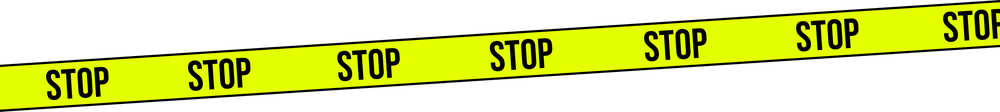
#> input picture Assets/ART/Transition/Open Minigame 1/OM1_Line1.png, 1000 x 112 px, shrunk from 8192 x 920 before the run
$ python measure_tapes.py
#> lines starting #> are read from the running program, lines starting #| are printed output that depends on the picture; long printed decimals are rounded
"""Measures the tapes of a mini game cut-in, for their lettering to slide along them (TapeScroll):
which way each tape runs (a unit step along it, in picture pixels, x to the right and y up, pointing
right), how far apart its pattern repeats along it (one STOP to the next, one stripe to the next),
so sliding it by exactly that much loops without a seam, and the picture's size those pixels are
counted in. Writes them to a .json beside the art.

The way along is the line through the tape's middle in each column; the repeat is the strongest
echo of the colours sampled along that line.

usage: python Tools/TransitionArt/measure_tapes.py [art folder] [tape.png ...]
(defaults: the lineup cut-in's OM1_Line1.png to OM1_Line4.png; the .json is named after the first
tape's prefix: OM1_Line1.png -> OM1_Tapes.json)
Needs numpy and Pillow.
"""
import json
import os
import sys

import numpy as np
from PIL import Image

ROOT = os.path.abspath(os.path.join(os.path.dirname(__file__), "..", ".."))
ART = os.path.join(ROOT, "Assets", "ART", "Transition", "Open Minigame 1")
TAPES = ["OM1_Line1.png", "OM1_Line2.png", "OM1_Line3.png", "OM1_Line4.png"]
# Repeats shorter than this (pixels) are taken for the texture's grain, not its pattern.
SHORTEST = 120


def measure(path):
    picture = np.asarray(Image.open(path).convert("RGBA")).astype(np.float64) / 255
    alpha = picture[..., 3]
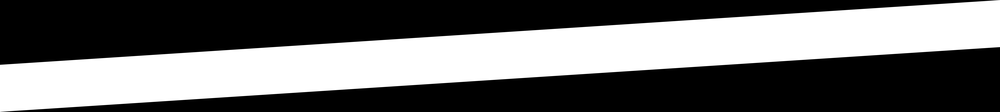
#> alpha: shape (112, 1000) float64; min 0, max 1, mean 0.42
    rows = np.arange(alpha.shape[0])[:, None]
#> rows = 112 values from 0 to 111
    weight = alpha.sum(axis=0)
#> weight = 1000 values, max 47.16 at index 0, min 47.04 at index 19, mean 47.07
    columns = np.where(weight > 2)[0]
#> columns = 1000 values from 0 to 999
    middle = (alpha * rows).sum(axis=0)[columns] / weight[columns]
#> middle = 1000 values, max 87.81 at index 0, min 23.14 at index 999, mean 55.46
    # The tape's cut ends lean the line; only its middle stretch is fitted.
    span = columns[-1] - columns[0]
#> span = 999
    fitted = (columns > columns[0] + span * 0.1) & (columns < columns[-1] - span * 0.1)
    slope, offset = np.polyfit(columns[fitted], middle[fitted], 1)
#> slope = -0.0647; offset = 87.78

    # One step along the tape, pointing right; y up as in the shader.
    step = np.array([1.0, -slope]) / np.hypot(1.0, slope)
#> step = [0.998, 0.0646]

    # The colours along the middle line, a pixel apart.
    length = int((columns[-1] - columns[0]) / step[0])
#> length = 1001
    xs = columns[0] + np.arange(length) * step[0]
#> xs = 1001 values from 0 to 997.9
    ys = offset + slope * xs
#> ys = 1001 values, max 87.78 at index 0, min 23.2 at index 1000, mean 55.49
    inside = (xs >= 0) & (xs < alpha.shape[1] - 1) & (ys >= 0) & (ys < alpha.shape[0] - 1)
    xs, ys = xs[inside].astype(int), ys[inside].astype(int)
#> xs = 1001 values from 0 to 997; ys = 1001 values, max 87 at index 0, min 23 at index 988, mean 54.99
    shade = picture[ys, xs, :3].mean(axis=1)
#> shade = 1001 values, max 0.652 at index 208, min 0 at index 52, mean 0.487
    shade -= shade.mean()
#> shade = 1001 values, max 0.165 at index 208, min -0.487 at index 52, mean 6.57e-17

    echo = np.correlate(shade, shade, mode="full")[len(shade) - 1:]
#> echo = 1001 values, max 64.95 at index 0, min -19.11 at index 67, mean 0.0324
    echo /= echo[0]
#> echo = 1001 values, max 1 at index 0, min -0.294 at index 67, mean 0.0005
    lags = np.arange(len(echo))
#> lags = 1001 values from 0 to 1000
    usable = (lags >= SHORTEST) & (lags < len(echo) // 2)
    period = int(lags[usable][np.argmax(echo[usable])])
#> period = 152
    return {"direction": [round(float(step[0]), 5), round(float(step[1]), 5)], "period": period,
            "size": [alpha.shape[1], alpha.shape[0]], "echo": round(float(echo[period]), 3)}


def main():
    folder = sys.argv[1] if len(sys.argv) > 1 else ART
    names = sys.argv[2:] or TAPES
    found = {name: measure(os.path.join(folder, name)) for name in names}
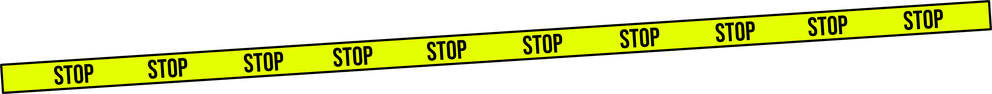
#> input picture Assets/ART/Transition/Open Minigame 1/OM1_Line2.png, 992 x 94 px, shrunk from 8126 x 773 before the run
#> in measure (call 2), `alpha = picture[..., 3]`:
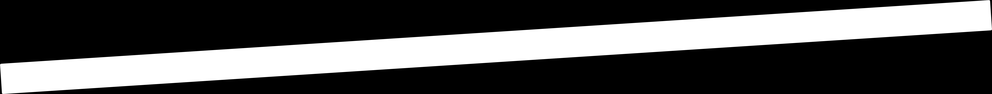
#> alpha: shape (94, 992) float64; min 0, max 1, mean 0.323
#> in measure (call 2), `weight = alpha.sum(axis=0)`: weight = 992 values, max 30.44 at index 978, min 7.79 at index 0, mean 30.32
#> in measure (call 2), `columns = np.where(weight > 2)[0]`: columns = 992 values from 0 to 991
#> in measure (call 2), `middle = (alpha * rows).sum(axis=0)[columns] / weight[columns]`: middle = 992 values, max 78.24 at index 3, min 14.84 at index 988, mean 46.55
#> in measure (call 2), `span = columns[-1] - columns[0]`: span = 991
#> in measure (call 2), `slope, offset = np.polyfit(columns[fitted], middle[fitted], 1)`: slope = -0.0644; offset = 78.47
#> in measure (call 2), `step = np.array([1.0, -slope]) / np.hypot(1.0, slope)`: step = [0.998, 0.0643]
#> in measure (call 2), `length = int((columns[-1] - columns[0]) / step[0])`: length = 993
#> in measure (call 2), `xs = columns[0] + np.arange(length) * step[0]`: xs = 993 values from 0 to 989.9
#> in measure (call 2), `ys = offset + slope * xs`: ys = 993 values, max 78.47 at index 0, min 14.7 at index 992, mean 46.58
#> in measure (call 2), `xs, ys = xs[inside].astype(int), ys[inside].astype(int)`: xs = 993 values from 0 to 989; ys = 993 values, max 78 at index 0, min 14 at index 988, mean 46.08
#> in measure (call 2), `shade = picture[ys, xs, :3].mean(axis=1)`: shade = 993 values, max 0.667 at index 274, min 0 at index 0, mean 0.496
#> in measure (call 2), `shade -= shade.mean()`: shade = 993 values, max 0.17 at index 274, min -0.496 at index 0, mean 1.07e-16
#> in measure (call 2), `echo = np.correlate(shade, shade, mode="full")[len(shade) - 1:]`: echo = 993 values, max 58.14 at index 0, min -18.51 at index 46, mean 0.0293
#> in measure (call 2), `echo /= echo[0]`: echo = 993 values, max 1 at index 0, min -0.318 at index 46, mean 0.000504
#> in measure (call 2), `lags = np.arange(len(echo))`: lags = 993 values from 0 to 992
#> in measure (call 2), `period = int(lags[usable][np.argmax(echo[usable])])`: period = 279
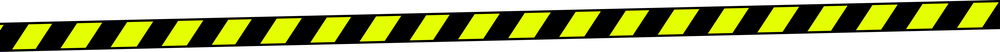
#> input picture Assets/ART/Transition/Open Minigame 1/OM1_Line3.png, 1000 x 52 px, shrunk from 8192 x 422 before the run
#> in measure (call 3), `alpha = picture[..., 3]`:
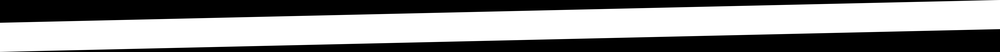
#> alpha: shape (52, 1000) float64; min 0, max 1, mean 0.561
#> in measure (call 3), `weight = alpha.sum(axis=0)`: weight = 1000 values, max 29.19 at index 3, min 29.1 at index 45, mean 29.15
#> in measure (call 3), `columns = np.where(weight > 2)[0]`: columns = 1000 values from 0 to 999
#> in measure (call 3), `middle = (alpha * rows).sum(axis=0)[columns] / weight[columns]`: middle = 1000 values, max 36.81 at index 0, min 14.1 at index 999, mean 25.45
#> in measure (call 3), `span = columns[-1] - columns[0]`: span = 999
#> in measure (call 3), `slope, offset = np.polyfit(columns[fitted], middle[fitted], 1)`: slope = -0.0228; offset = 36.81
#> in measure (call 3), `step = np.array([1.0, -slope]) / np.hypot(1.0, slope)`: step = [1, 0.0227]
#> in measure (call 3), `length = int((columns[-1] - columns[0]) / step[0])`: length = 999
#> in measure (call 3), `xs = columns[0] + np.arange(length) * step[0]`: xs = 999 values from 0 to 997.7
#> in measure (call 3), `ys = offset + slope * xs`: ys = 999 values, max 36.81 at index 0, min 14.11 at index 998, mean 25.46
#> in measure (call 3), `xs, ys = xs[inside].astype(int), ys[inside].astype(int)`: xs = 999 values from 0 to 997; ys = 999 values, max 36 at index 0, min 14 at index 959, mean 24.96
#> in measure (call 3), `shade = picture[ys, xs, :3].mean(axis=1)`: shade = 999 values, max 0.654 at index 94, min 0 at index 0, mean 0.315
#> in measure (call 3), `shade -= shade.mean()`: shade = 999 values, max 0.339 at index 94, min -0.315 at index 0, mean -3.65e-17
#> in measure (call 3), `echo = np.correlate(shade, shade, mode="full")[len(shade) - 1:]`: echo = 999 values, max 96.28 at index 0, min -91.8 at index 25, mean 0.0482
#> in measure (call 3), `echo /= echo[0]`: echo = 999 values, max 1 at index 0, min -0.953 at index 25, mean 0.000501
#> in measure (call 3), `lags = np.arange(len(echo))`: lags = 999 values from 0 to 998
#> in measure (call 3), `period = int(lags[usable][np.argmax(echo[usable])])`: period = 149
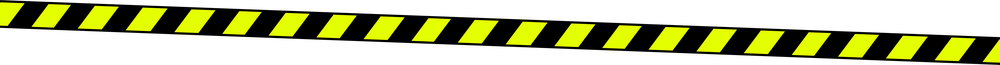
#> input picture Assets/ART/Transition/Open Minigame 1/OM1_Line4.png, 1000 x 65 px, shrunk from 8192 x 532 before the run
#> in measure (call 4), `alpha = picture[..., 3]`:
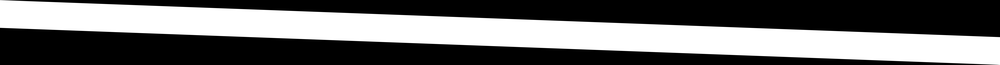
#> alpha: shape (65, 1000) float64; min 0, max 1, mean 0.427
#> in measure (call 4), `weight = alpha.sum(axis=0)`: weight = 1000 values, max 27.82 at index 999, min 27.66 at index 27, mean 27.74
#> in measure (call 4), `middle = (alpha * rows).sum(axis=0)[columns] / weight[columns]`: middle = 1000 values from 13.46 to 50.54
#> in measure (call 4), `slope, offset = np.polyfit(columns[fitted], middle[fitted], 1)`: slope = 0.037; offset = 13.49
#> in measure (call 4), `step = np.array([1.0, -slope]) / np.hypot(1.0, slope)`: step = [0.999, -0.037]
#> in measure (call 4), `xs = columns[0] + np.arange(length) * step[0]`: xs = 999 values from 0 to 997.3
#> in measure (call 4), `ys = offset + slope * xs`: ys = 999 values from 13.49 to 50.42
#> in measure (call 4), `xs, ys = xs[inside].astype(int), ys[inside].astype(int)`: xs = 999 values from 0 to 997; ys = 999 values from 13 to 50
#> in measure (call 4), `shade = picture[ys, xs, :3].mean(axis=1)`: shade = 999 values, max 0.655 at index 136, min 0 at index 18, mean 0.317
#> in measure (call 4), `shade -= shade.mean()`: shade = 999 values, max 0.338 at index 136, min -0.317 at index 18, mean -5.96e-17
#> in measure (call 4), `echo = np.correlate(shade, shade, mode="full")[len(shade) - 1:]`: echo = 999 values, max 96.17 at index 0, min -92.67 at index 24, mean 0.0481
#> in measure (call 4), `echo /= echo[0]`: echo = 999 values, max 1 at index 0, min -0.964 at index 24, mean 0.000501
#> in measure (call 4), `period = int(lags[usable][np.argmax(echo[usable])])`: period = 143
    for name, result in found.items():
        print(f"  {name}: {result}")
#> this loop made 4 passes
#> name on passes 1 to 4: 'OM1_Line1.png', 'OM1_Line2.png', 'OM1_Line3.png', 'OM1_Line4.png'
#|   OM1_Line1.png: {'direction': [0.9979, 0.06458], 'period': 152, 'size': [1000, 112], 'echo': 0.485}
#|   OM1_Line2.png: {'direction': [0.9979, 0.06428], 'period': 279, 'size': [992, 94], 'echo': 0.395}
#|   OM1_Line3.png: {'direction': [0.9997, 0.02275], 'period': 149, 'size': [1000, 52], 'echo': 0.81}
#|   OM1_Line4.png: {'direction': [0.9993, -0.037], 'period': 143, 'size': [1000, 65], 'echo': 0.824}
    out = os.path.join(folder, names[0].split("_")[0] + "_Tapes.json")
    with open(out, "w", encoding="utf-8") as file:
        json.dump(found, file, indent=1)
    print(f"  {out}")


if __name__ == "__main__":
    main()
